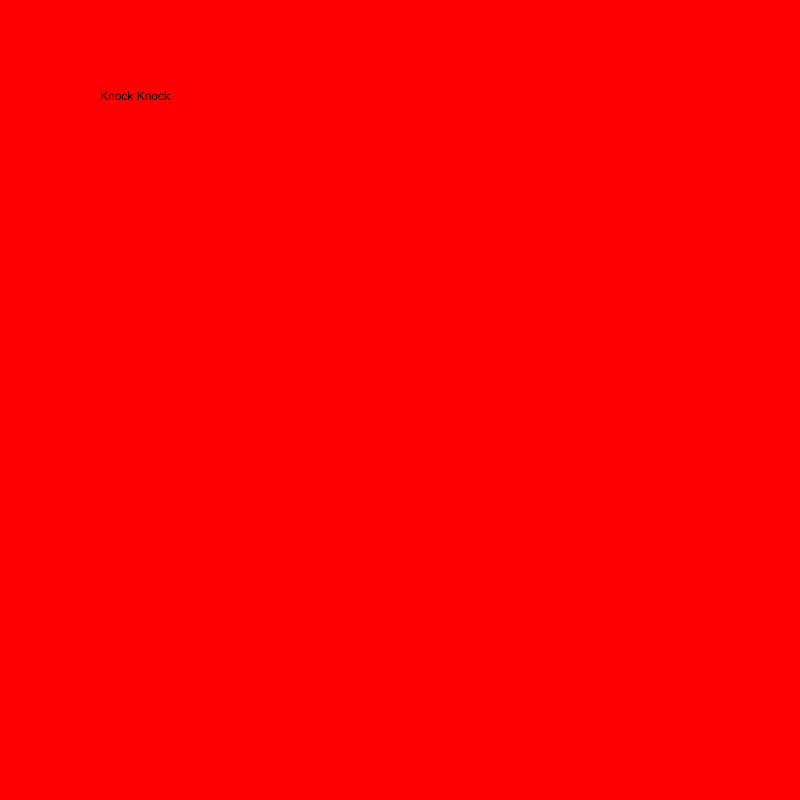
Frame 1 (no input)
Frame 60 (no input): identical to frame 1, image omitted
Frame 120 (the mouse pressed at the canvas centre since frame 60): identical to frame 1, image omitted

The p5.js sketch that drew this single still picture (run headless with seeded random() and noise() and a simulated clock; from frame 60 on, the mouse is pressed at the canvas centre):

// p5.js sketch
// ── sketch.js
var myState = 0;

//--------------------------------------general
function setup() {
  // put setup code here
  createCanvas(800, 800);
}
//----------------------------------------end of setup
function draw() {
  // put drawing code here
  switch (myState) {
    case 0:
    background('red');
    text("Knock Knock", 100, 100);
    break;

    case 1:
      background('blue');
      text("Who's there?", 100, 100);
      break;

    case 2:
    background('orange');
    text("Orange", 100, 100);
    break;

    case 3:
    background('green');
    text("Orange who? ", 100, 100);
    break;

    case 4:
      background('yellow');
      text("Orange you glad I came?", 100, 100);
      break;

  }
}
//-----------------------------------------------end of draw


function mouseReleased() {
  if(myState >= 0) {
  myState++;
  }
  if(myState > 4) {
    myState = 0;
  }
}
